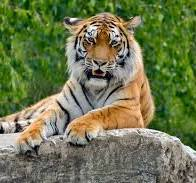
#> input picture tiger.jpg, 196 x 183 px, found by its file name
$ jupyter execute operations.ipynb
#> lines starting #> are read from the running program, lines starting #| are printed output that depends on the picture; after the words box and inside, x2 and y2 are one past the last pixel; in counts of white or black regions, pixels touching at a corner belong together
[cell 1]
import cv2
import numpy as np

[cell 2]
## Accessing pixel of an image
image=cv2.imread('..\\tiger.jpg')
#> image is the input picture: shape (183, 196, 3); mean B, G, R 79.3, 119.1, 110.4
print(f'Image shape :{image.shape}')
#| Image shape :(183, 196, 3)
#  Acceessing values blue,green and red layers
blue=image[:,:,0]
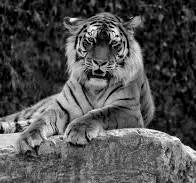
#> blue: shape (183, 196); min 0, max 255, mean 79.3
green=image[:,:,0]
red=image[:,:,2]
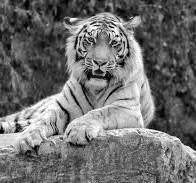
#> red: shape (183, 196); min 0, max 255, mean 110.4
cv2.imshow('image',image)
cv2.imshow('Blue',blue)
cv2.imshow('Red',red)
cv2.imshow('Green',green)
cv2.waitKey(3000)
cv2.destroyAllWindows()

[cell 3]
# Changing pixel values
values=image[10:90,80:150]
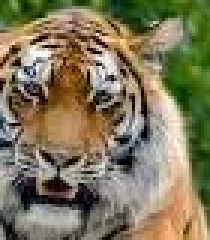
#> values: shape (80, 70, 3) (shown 3 times larger); mean B, G, R 91.3, 119.7, 127.9
image[0:80,0:70]=values
#> image: shape (183, 196, 3); 15.61% of pixels changed, all inside (x1, y1, x2, y2) = (0, 0, 70, 80)
cv2.imshow('image',image)
cv2.waitKey(3000)
cv2.destroyAllWindows()

[cell 4]
#Making border
borderedimage=cv2.copyMakeBorder(image,20,20,20,20,cv2.BORDER_REPLICATE)
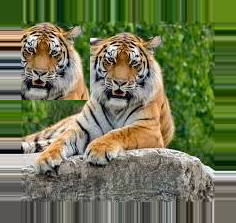
#> borderedimage: shape (223, 236, 3); mean B, G, R 80.7, 116.8, 110.2
cv2.imshow('Bordered Image',borderedimage)
cv2.waitKey(3000)
cv2.destroyAllWindows()

[cell 5]
# Adding Images
# Images size should be same
alpha=0.8
beta=alpha-1
image=cv2.resize(image,(500,500))
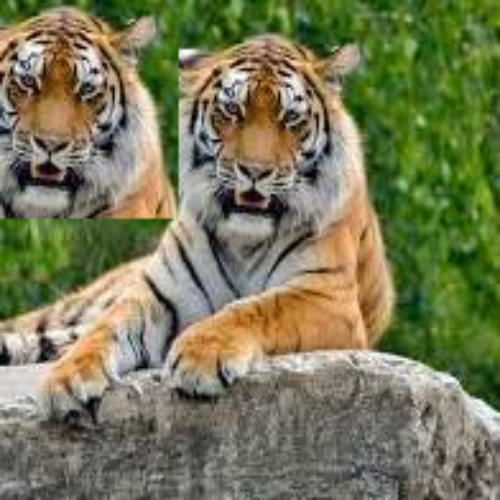
#> image: shape (500, 500, 3); mean B, G, R 87.5, 121.1, 119.7
image2=cv2.imread('..\\nature2.jpg')
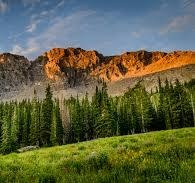
#> input picture nature2.jpg, 195 x 183 px, found by its file name
#> image2 is the input picture: shape (183, 195, 3); mean B, G, R 69.2, 98.3, 95.1
image2=cv2.resize(image2,(500,500))
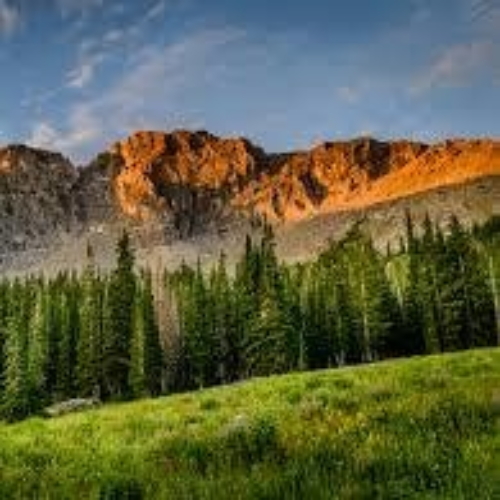
#> image2: shape (500, 500, 3); mean B, G, R 69.1, 98.2, 94.9
addedimage=cv2.addWeighted(image,alpha,image2,beta,0)
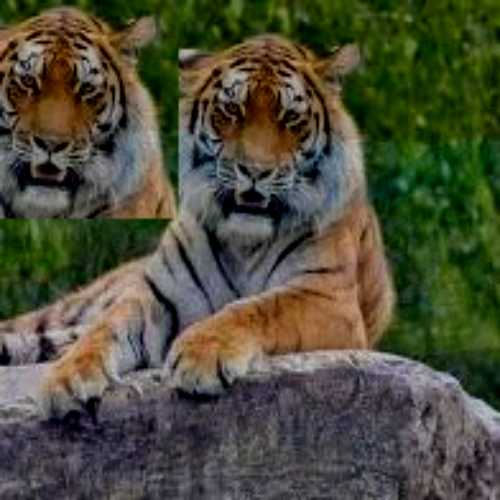
#> addedimage: shape (500, 500, 3); mean B, G, R 58.3, 77.4, 77
cv2.imshow('Added Image',addedimage)
cv2.waitKey(3000)
cv2.destroyAllWindows()

## Increasing brightness(beta) and Contrast(alpha)
#### alpha*pixelvalue+beta

As Beta increases brightnesss increase and histogram shift towards right and as alpha increases spread increases and vice versa

[cell 6]
image=cv2.imread('..\\darkImage.jpg')
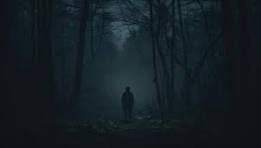
#> input picture darkImage.jpg, 261 x 148 px, found by its file name
#> image is the input picture: shape (148, 261, 3); mean B, G, R 35.7, 29.5, 20
newimage=np.zeros(image.shape,image.dtype)
alpha=0.8
beta=80
print(image.shape,image.dtype)
#| (148, 261, 3) uint8
# [4 lines of commented-out code are left out]
newimage=np.clip(alpha*image+beta,0,255).astype(np.uint8)
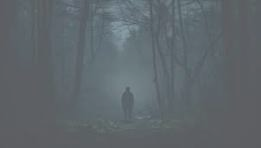
#> newimage: shape (148, 261, 3); mean B, G, R 108.2, 103.3, 95.6
cv2.imshow('New Image',newimage)
cv2.imshow('Original Image',image)
cv2.waitKey(3000)
cv2.destroyAllWindows()
